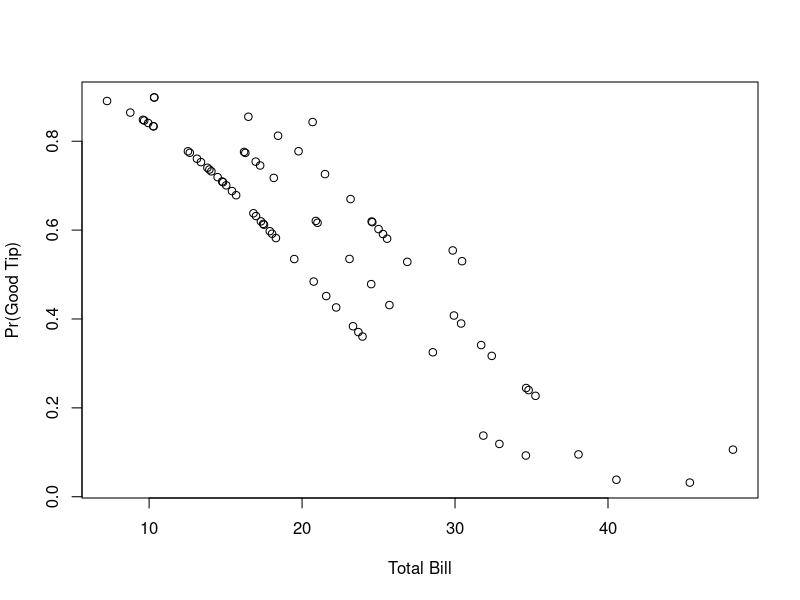
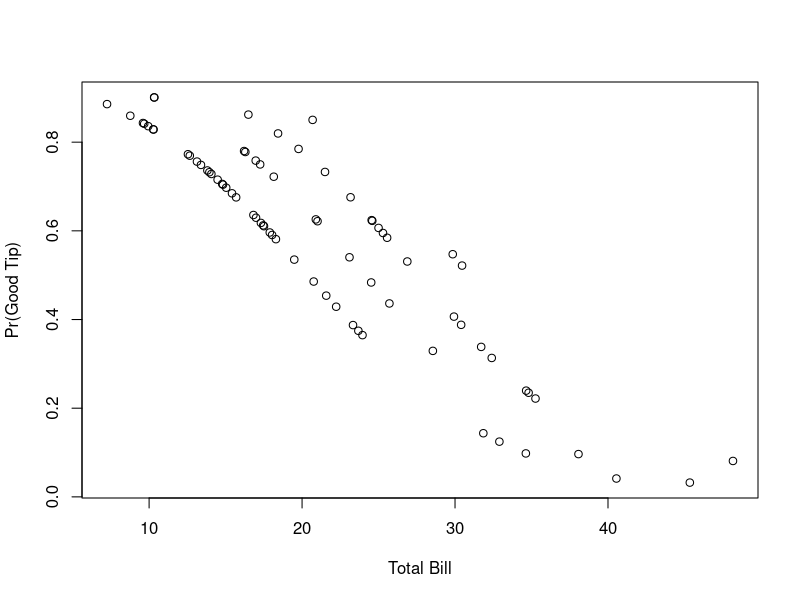
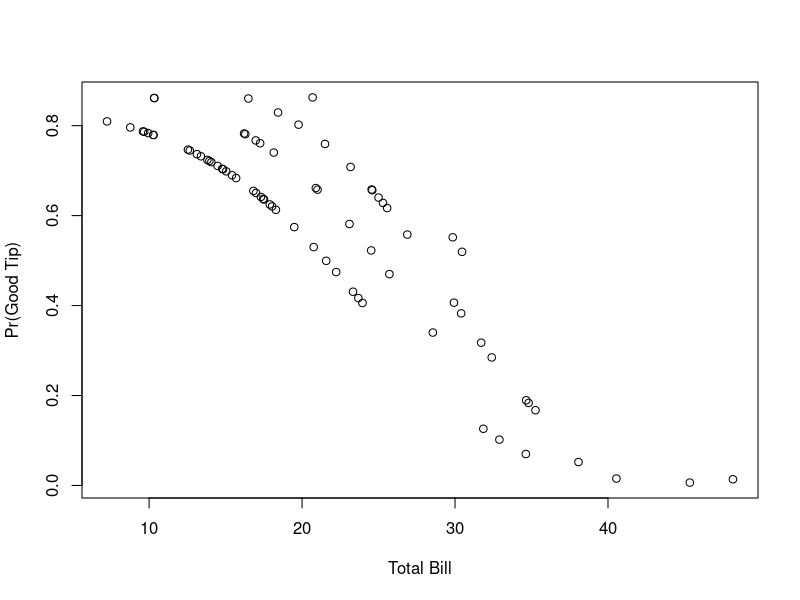
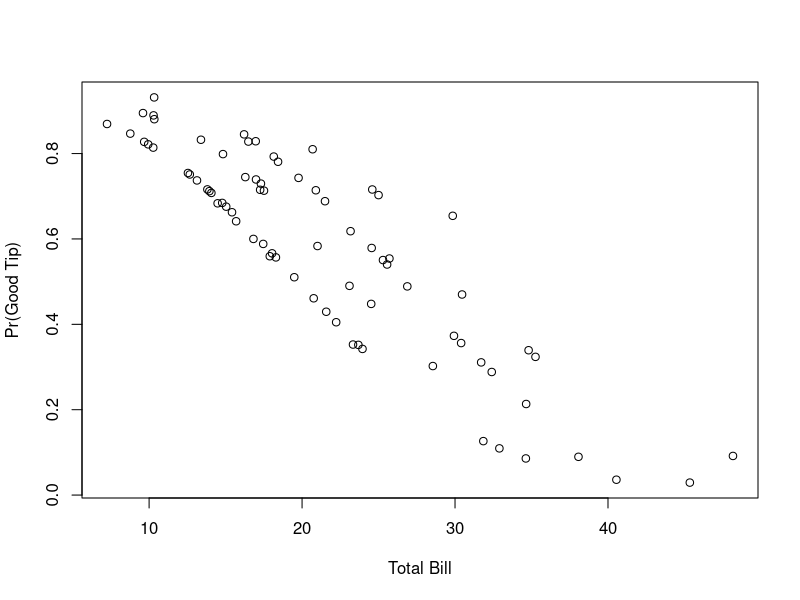
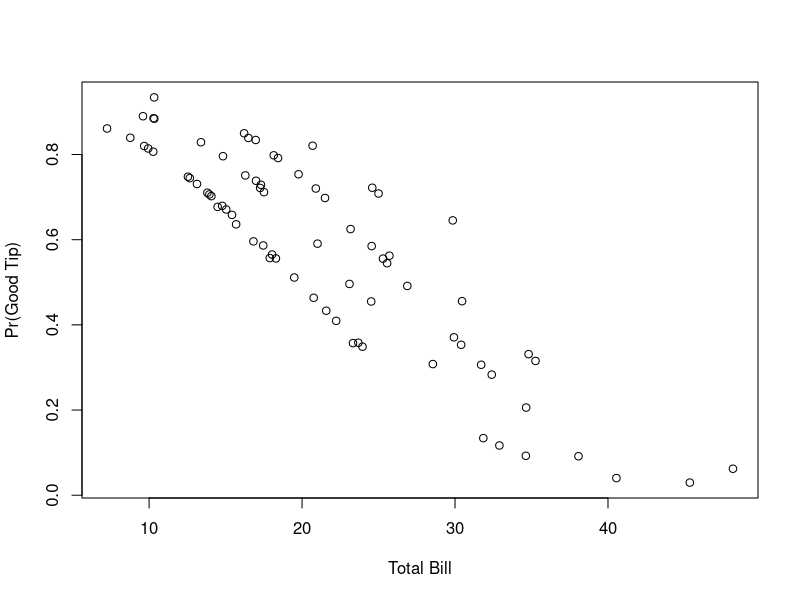
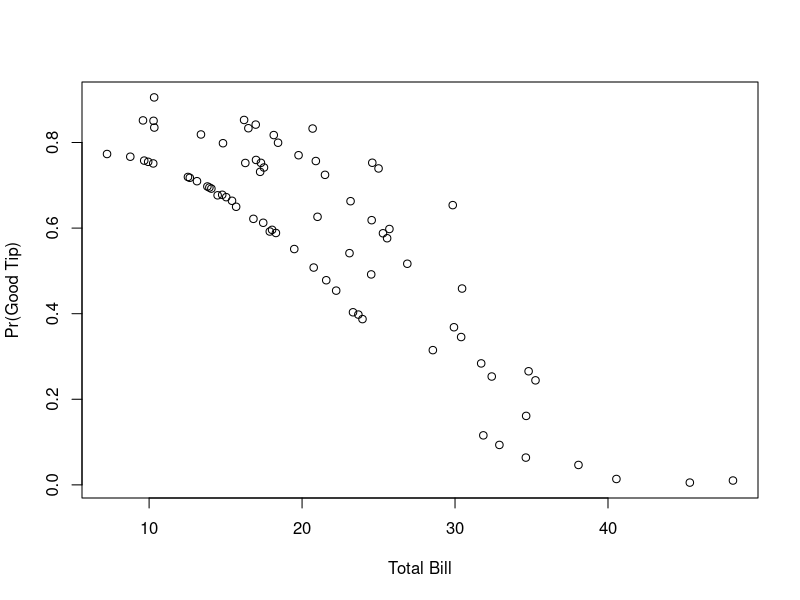
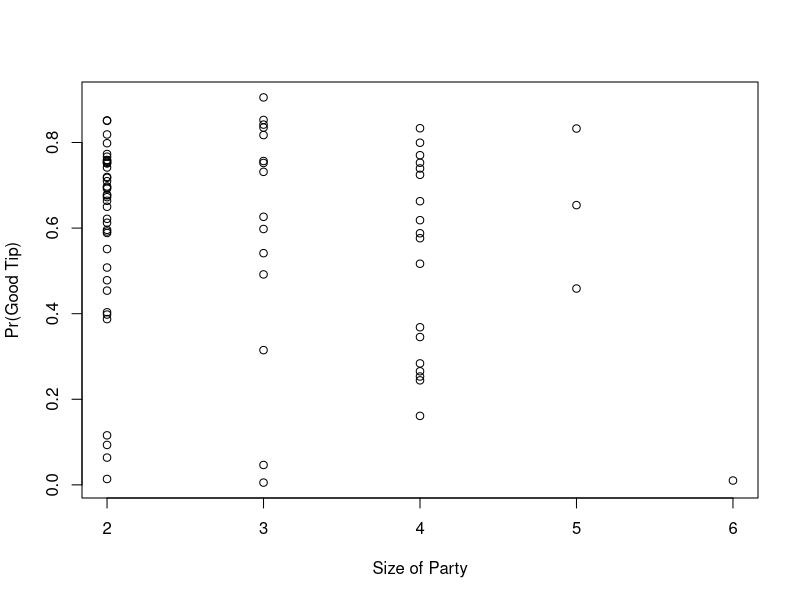

R code for these plots, in order:
## ---- chunk 1
# include any code here you don't want to show up in the document,
# e.g. package and dataset loading
## ---- chunk 2
library(reshape2)

# Load data
data(tips)

# Create binary indicator for good tip (i.e. >=15%)
tips$good.tip<-ifelse(test = tips$tip/tips$total_bill>=0.15, yes = 1, no = 0)

# Subset the data to include just observations from Sundays
tips.sun<-tips[tips$day=="Sun",]

# Regress good.tip on total_bill and size; get summary output; isolate total_bill coefficient
reg<-glm(formula = good.tip~total_bill+size, family = binomial(logit), data = tips.sun)
sum.reg<-summary(reg)
sum.reg$coefficients

# Plot predicted values versus total_bill
plot(x = tips.sun$total_bill, y = predict(object = reg, type = "response"), xlab = "Total Bill", ylab = "Pr(Good Tip)")

# Re-estimate model with interactions
reg<-glm(formula = good.tip~total_bill*size, family = binomial(logit), data = tips.sun)
sum.reg<-summary(reg)
sum.reg$coefficients

# Plot predicted values versus total_bill
plot(x = tips.sun$total_bill, y = predict(object = reg, type = "response"), xlab = "Total Bill", ylab = "Pr(Good Tip)")

# Re-estimate model with quadratic term on total_bill
reg<-glm(formula = good.tip~I(total_bill^2)+total_bill+size, family = binomial(logit), data = tips.sun)
sum.reg<-summary(reg)
sum.reg$coefficients

# Plot predicted values versus total_bill
plot(x = tips.sun$total_bill, y = predict(object = reg, type = "response"), xlab = "Total Bill", ylab = "Pr(Good Tip)")

# Re-estimate model with additional covariates
reg<-glm(formula = good.tip~total_bill+size+sex+smoker, family = binomial(logit), data = tips.sun)
sum.reg<-summary(reg)
sum.reg$coefficients

# Plot predicted values versus total_bill
plot(x = tips.sun$total_bill, y = predict(object = reg, type = "response"), xlab = "Total Bill", ylab = "Pr(Good Tip)")

# Re-estimate model with interactions and additional covariates
reg<-glm(formula = good.tip~total_bill*size+sex+smoker, family = binomial(logit), data = tips.sun)
sum.reg<-summary(reg)
sum.reg$coefficients

# Plot predicted values versus total_bill
plot(x = tips.sun$total_bill, y = predict(object = reg, type = "response"), xlab = "Total Bill", ylab = "Pr(Good Tip)")

# Re-estimate model with quadratic term on total_bill and additional covariates
reg<-glm(formula = good.tip~I(total_bill^2)+total_bill+size+sex+smoker, family = binomial(logit), data = tips.sun)
sum.reg<-summary(reg)
sum.reg$coefficients

# Plot predicted values versus total_bill
plot(x = tips.sun$total_bill, y = predict(object = reg, type = "response"), xlab = "Total Bill", ylab = "Pr(Good Tip)")

# Compare predicted probability of leaving a good tip for group sizes of two and four
plot(x = tips.sun$size, y = predict(object = reg, type = "response"), xlab = "Size of Party", ylab = "Pr(Good Tip)")
mean(predict(object = reg, type = "response")[tips.sun$size==2])
mean(predict(object = reg, type = "response")[tips.sun$size==4])
## ---- chunk 3
# Compare effects of tota_bill and party size across days
out<-lapply(X = unique(tips$day), FUN = function(day){
  reg<-glm(formula = good.tip~total_bill+size+sex+smoker, family = binomial(logit), data = tips[tips$day==day,])
  data.frame(summary(reg)$coefficients, day=day, var=rownames(summary(reg)$coefficients))
})
out<-do.call("rbind", out)
out[out$var=="total_bill",]
out[out$var=="size",]
